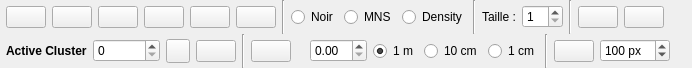
<?xml version="1.0" encoding="UTF-8"?>
<ui version="4.0">
 <class>PB_ActionSegmentGapsOptions</class>
 <widget class="QWidget" name="PB_ActionSegmentGapsOptions">
  <property name="geometry">
   <rect>
    <x>0</x>
    <y>0</y>
    <width>692</width>
    <height>68</height>
   </rect>
  </property>
  <property name="windowTitle">
   <string>Form</string>
  </property>
  <layout class="QHBoxLayout" name="horizontalLayout">
   <property name="leftMargin">
    <number>0</number>
   </property>
   <property name="topMargin">
    <number>0</number>
   </property>
   <property name="rightMargin">
    <number>0</number>
   </property>
   <property name="bottomMargin">
    <number>0</number>
   </property>
   <item>
    <widget class="QWidget" name="wd_toolbar" native="true">
     <layout class="QVBoxLayout" name="verticalLayout">
      <property name="spacing">
       <number>0</number>
      </property>
      <property name="leftMargin">
       <number>0</number>
      </property>
      <property name="topMargin">
       <number>0</number>
      </property>
      <property name="rightMargin">
       <number>0</number>
      </property>
      <property name="bottomMargin">
       <number>0</number>
      </property>
      <item>
       <widget class="QWidget" name="wd_main" native="true">
        <layout class="QHBoxLayout" name="horizontalLayout_2">
         <property name="spacing">
          <number>6</number>
         </property>
         <property name="leftMargin">
          <number>6</number>
         </property>
         <property name="topMargin">
          <number>0</number>
         </property>
         <property name="rightMargin">
          <number>0</number>
         </property>
         <property name="bottomMargin">
          <number>0</number>
         </property>
         <item>
          <widget class="QPushButton" name="pb_pickup">
           <property name="text">
            <string/>
           </property>
           <property name="icon">
            <iconset resource="../../resource.qrc">
             <normaloff>:/icons/pipette.png</normaloff>:/icons/pipette.png</iconset>
           </property>
           <property name="iconSize">
            <size>
             <width>24</width>
             <height>24</height>
            </size>
           </property>
           <property name="checkable">
            <bool>true</bool>
           </property>
           <attribute name="buttonGroup">
            <string notr="true">bg_mode</string>
           </attribute>
          </widget>
         </item>
         <item>
          <widget class="QPushButton" name="pb_drawLimit">
           <property name="text">
            <string/>
           </property>
           <property name="icon">
            <iconset resource="../../resource.qrc">
             <normaloff>:/icons/limits.png</normaloff>:/icons/limits.png</iconset>
           </property>
           <property name="iconSize">
            <size>
             <width>24</width>
             <height>24</height>
            </size>
           </property>
           <property name="checkable">
            <bool>true</bool>
           </property>
           <attribute name="buttonGroup">
            <string notr="true">bg_mode</string>
           </attribute>
          </widget>
         </item>
         <item>
          <widget class="QPushButton" name="pb_fill">
           <property name="text">
            <string/>
           </property>
           <property name="icon">
            <iconset resource="../../resource.qrc">
             <normaloff>:/icons/fill.png</normaloff>:/icons/fill.png</iconset>
           </property>
           <property name="iconSize">
            <size>
             <width>24</width>
             <height>24</height>
            </size>
           </property>
           <property name="checkable">
            <bool>true</bool>
           </property>
           <attribute name="buttonGroup">
            <string notr="true">bg_mode</string>
           </attribute>
          </widget>
         </item>
         <item>
          <widget class="QPushButton" name="pb_fillMode">
           <property name="text">
            <string/>
           </property>
           <property name="icon">
            <iconset resource="../../resource.qrc">
             <normaloff>:/icons/fillMode_std.png</normaloff>
             <normalon>:/icons/fillMode_full.png</normalon>:/icons/fillMode_std.png</iconset>
           </property>
           <property name="iconSize">
            <size>
             <width>24</width>
             <height>24</height>
            </size>
           </property>
           <property name="checkable">
            <bool>true</bool>
           </property>
           <property name="checked">
            <bool>false</bool>
           </property>
          </widget>
         </item>
         <item>
          <widget class="QPushButton" name="pb_freemove">
           <property name="toolTip">
            <string>Switch in &quot;free move&quot; mode (shortcut : f)</string>
           </property>
           <property name="text">
            <string/>
           </property>
           <property name="icon">
            <iconset resource="../../resource.qrc">
             <normaloff>:/icons/move.png</normaloff>:/icons/move.png</iconset>
           </property>
           <property name="iconSize">
            <size>
             <width>24</width>
             <height>24</height>
            </size>
           </property>
           <property name="checkable">
            <bool>true</bool>
           </property>
           <property name="checked">
            <bool>false</bool>
           </property>
           <attribute name="buttonGroup">
            <string notr="true">bg_mode</string>
           </attribute>
          </widget>
         </item>
         <item>
          <widget class="QPushButton" name="pb_centerOnCell">
           <property name="text">
            <string/>
           </property>
           <property name="icon">
            <iconset resource="../../resource.qrc">
             <normaloff>:/icons/center_on_cell.png</normaloff>:/icons/center_on_cell.png</iconset>
           </property>
           <property name="iconSize">
            <size>
             <width>24</width>
             <height>24</height>
            </size>
           </property>
           <property name="checkable">
            <bool>true</bool>
           </property>
           <attribute name="buttonGroup">
            <string notr="true">bg_mode</string>
           </attribute>
          </widget>
         </item>
         <item>
          <widget class="Line" name="line_2">
           <property name="orientation">
            <enum>Qt::Vertical</enum>
           </property>
          </widget>
         </item>
         <item>
          <widget class="QRadioButton" name="rb_clusters">
           <property name="text">
            <string>Noir</string>
           </property>
           <attribute name="buttonGroup">
            <string notr="true">bg_gridChoice</string>
           </attribute>
          </widget>
         </item>
         <item>
          <widget class="QRadioButton" name="rb_mns">
           <property name="text">
            <string>MNS</string>
           </property>
           <attribute name="buttonGroup">
            <string notr="true">bg_gridChoice</string>
           </attribute>
          </widget>
         </item>
         <item>
          <widget class="QRadioButton" name="rb_density">
           <property name="text">
            <string>Density</string>
           </property>
           <attribute name="buttonGroup">
            <string notr="true">bg_gridChoice</string>
           </attribute>
          </widget>
         </item>
         <item>
          <widget class="Line" name="line">
           <property name="orientation">
            <enum>Qt::Vertical</enum>
           </property>
          </widget>
         </item>
         <item>
          <widget class="QLabel" name="lb_pencilSize">
           <property name="text">
            <string>Taille :</string>
           </property>
          </widget>
         </item>
         <item>
          <widget class="QSpinBox" name="sb_pencilSize">
           <property name="minimum">
            <number>1</number>
           </property>
          </widget>
         </item>
         <item>
          <widget class="Line" name="line_4">
           <property name="orientation">
            <enum>Qt::Vertical</enum>
           </property>
          </widget>
         </item>
         <item>
          <widget class="QPushButton" name="pb_undo">
           <property name="text">
            <string/>
           </property>
           <property name="icon">
            <iconset resource="../../resource.qrc">
             <normaloff>:/icons/undo.png</normaloff>:/icons/undo.png</iconset>
           </property>
           <property name="iconSize">
            <size>
             <width>24</width>
             <height>24</height>
            </size>
           </property>
          </widget>
         </item>
         <item>
          <widget class="QPushButton" name="pb_redo">
           <property name="text">
            <string/>
           </property>
           <property name="icon">
            <iconset resource="../../resource.qrc">
             <normaloff>:/icons/redo.png</normaloff>:/icons/redo.png</iconset>
           </property>
           <property name="iconSize">
            <size>
             <width>24</width>
             <height>24</height>
            </size>
           </property>
          </widget>
         </item>
         <item>
          <spacer name="horizontalSpacer_2">
           <property name="orientation">
            <enum>Qt::Horizontal</enum>
           </property>
           <property name="sizeHint" stdset="0">
            <size>
             <width>40</width>
             <height>20</height>
            </size>
           </property>
          </spacer>
         </item>
        </layout>
       </widget>
      </item>
      <item>
       <widget class="QWidget" name="wd_2D" native="true">
        <layout class="QHBoxLayout" name="horizontalLayout_3">
         <property name="spacing">
          <number>6</number>
         </property>
         <property name="leftMargin">
          <number>6</number>
         </property>
         <property name="topMargin">
          <number>0</number>
         </property>
         <property name="rightMargin">
          <number>0</number>
         </property>
         <property name="bottomMargin">
          <number>0</number>
         </property>
         <item>
          <widget class="QLabel" name="lb_activeCluster">
           <property name="font">
            <font>
             <weight>75</weight>
             <bold>true</bold>
            </font>
           </property>
           <property name="text">
            <string>Active Cluster</string>
           </property>
          </widget>
         </item>
         <item>
          <widget class="QSpinBox" name="sb_activeCluster">
           <property name="maximum">
            <number>999999999</number>
           </property>
          </widget>
         </item>
         <item>
          <widget class="QPushButton" name="pb_activeClusterColor">
           <property name="minimumSize">
            <size>
             <width>24</width>
             <height>24</height>
            </size>
           </property>
           <property name="maximumSize">
            <size>
             <width>24</width>
             <height>24</height>
            </size>
           </property>
           <property name="text">
            <string/>
           </property>
           <property name="icon">
            <iconset resource="../../resource.qrc">
             <normaloff>:/icons/border.png</normaloff>
             <normalon>:/icons/red.png</normalon>:/icons/border.png</iconset>
           </property>
           <property name="iconSize">
            <size>
             <width>24</width>
             <height>24</height>
            </size>
           </property>
           <property name="checkable">
            <bool>true</bool>
           </property>
           <property name="checked">
            <bool>false</bool>
           </property>
          </widget>
         </item>
         <item>
          <widget class="QPushButton" name="pb_addCluster">
           <property name="text">
            <string/>
           </property>
           <property name="icon">
            <iconset resource="../../resource.qrc">
             <normaloff>:/icons/plus.png</normaloff>:/icons/plus.png</iconset>
           </property>
           <property name="iconSize">
            <size>
             <width>20</width>
             <height>20</height>
            </size>
           </property>
           <property name="checkable">
            <bool>true</bool>
           </property>
           <attribute name="buttonGroup">
            <string notr="true">bg_mode</string>
           </attribute>
          </widget>
         </item>
         <item>
          <widget class="Line" name="line_3">
           <property name="orientation">
            <enum>Qt::Vertical</enum>
           </property>
          </widget>
         </item>
         <item>
          <widget class="QPushButton" name="pb_showClusters">
           <property name="toolTip">
            <string>Only shows selected cells</string>
           </property>
           <property name="text">
            <string/>
           </property>
           <property name="icon">
            <iconset resource="../../resource.qrc">
             <normaloff>:/icons/show_all.png</normaloff>
             <normalon>:/icons/show_selected.png</normalon>:/icons/show_all.png</iconset>
           </property>
           <property name="iconSize">
            <size>
             <width>24</width>
             <height>24</height>
            </size>
           </property>
           <property name="checkable">
            <bool>true</bool>
           </property>
          </widget>
         </item>
         <item>
          <widget class="QLabel" name="lb_height">
           <property name="toolTip">
            <string>CRTL Mousewheel</string>
           </property>
           <property name="text">
            <string/>
           </property>
           <property name="pixmap">
            <pixmap resource="../../resource.qrc">:/icons/level.png</pixmap>
           </property>
          </widget>
         </item>
         <item>
          <widget class="QDoubleSpinBox" name="dsb_height"/>
         </item>
         <item>
          <widget class="QRadioButton" name="rb_m">
           <property name="text">
            <string>1 m</string>
           </property>
           <property name="checked">
            <bool>true</bool>
           </property>
           <attribute name="buttonGroup">
            <string notr="true">bg_singleStep</string>
           </attribute>
          </widget>
         </item>
         <item>
          <widget class="QRadioButton" name="rb_dm">
           <property name="text">
            <string>10 cm</string>
           </property>
           <attribute name="buttonGroup">
            <string notr="true">bg_singleStep</string>
           </attribute>
          </widget>
         </item>
         <item>
          <widget class="QRadioButton" name="rb_cm">
           <property name="text">
            <string>1 cm</string>
           </property>
           <attribute name="buttonGroup">
            <string notr="true">bg_singleStep</string>
           </attribute>
          </widget>
         </item>
         <item>
          <widget class="Line" name="line_5">
           <property name="orientation">
            <enum>Qt::Vertical</enum>
           </property>
          </widget>
         </item>
         <item>
          <widget class="QPushButton" name="pb_merge">
           <property name="text">
            <string/>
           </property>
           <property name="icon">
            <iconset resource="../../resource.qrc">
             <normaloff>:/icons/merge.png</normaloff>:/icons/merge.png</iconset>
           </property>
           <property name="iconSize">
            <size>
             <width>24</width>
             <height>24</height>
            </size>
           </property>
          </widget>
         </item>
         <item>
          <widget class="QSpinBox" name="sb_merge">
           <property name="suffix">
            <string> px</string>
           </property>
           <property name="minimum">
            <number>1</number>
           </property>
           <property name="maximum">
            <number>9999</number>
           </property>
           <property name="value">
            <number>100</number>
           </property>
          </widget>
         </item>
         <item>
          <spacer name="horizontalSpacer_3">
           <property name="orientation">
            <enum>Qt::Horizontal</enum>
           </property>
           <property name="sizeHint" stdset="0">
            <size>
             <width>40</width>
             <height>20</height>
            </size>
           </property>
          </spacer>
         </item>
        </layout>
       </widget>
      </item>
     </layout>
    </widget>
   </item>
  </layout>
 </widget>
 <resources>
  <include location="../../resource.qrc"/>
 </resources>
 <connections/>
 <buttongroups>
  <buttongroup name="bg_mode"/>
  <buttongroup name="bg_gridChoice"/>
  <buttongroup name="bg_singleStep"/>
 </buttongroups>
</ui>
